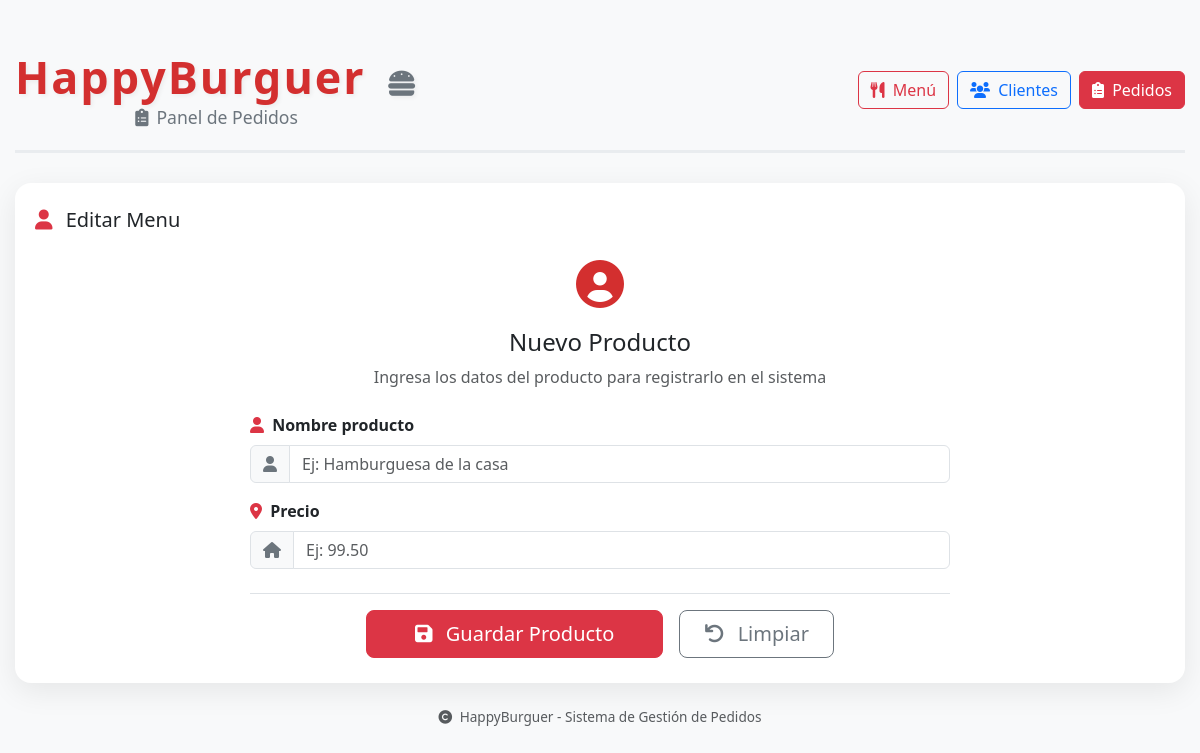
The app's page /menu/2, older data.
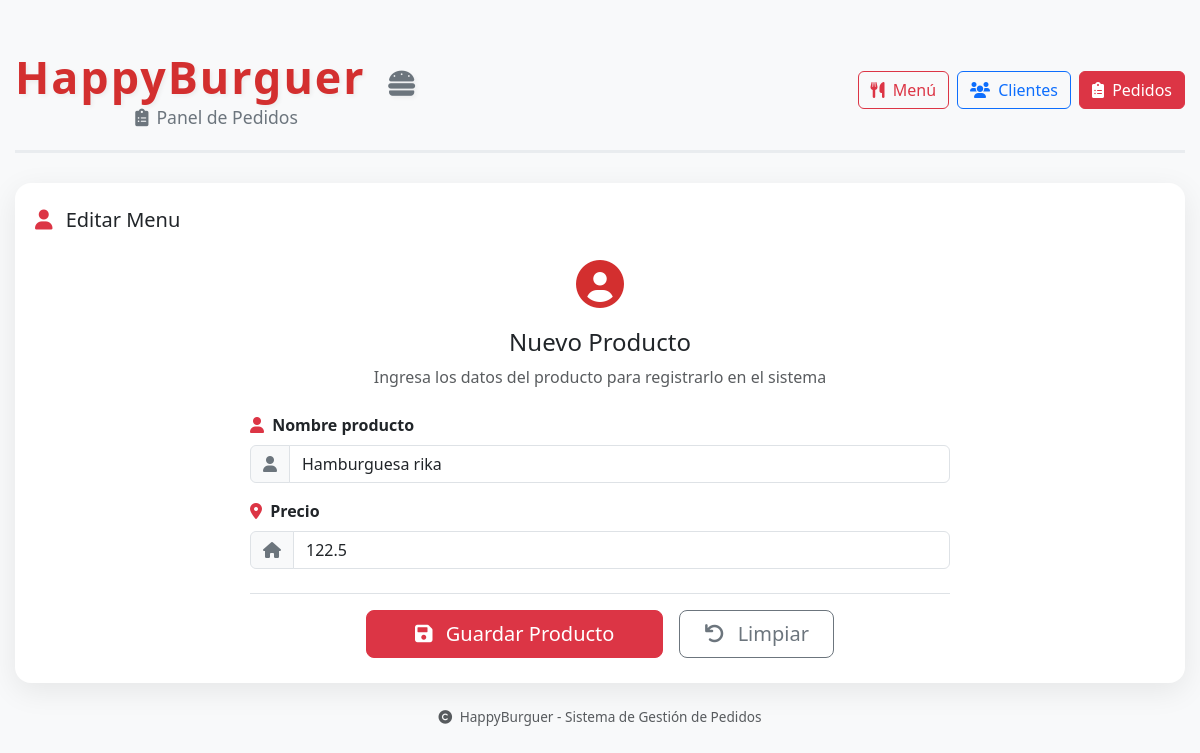
The same page, newer data.
### tables this page shows
CREATE TABLE Menu (
                                clave INTEGER PRIMARY KEY AUTOINCREMENT NOT NULL,
                                nombre varchar(200) Not Null,
                                precio decimal(10,2) Not Null);

### routes/menu.py (the view)
@menu_bp.route("/menu/<int:menu_id>")
def agrega_edita_menu(menu_id):
    api = "menu.crea_menu"
    accion = "Crear"
    menu = {}
    claveMenu = menu_id if menu_id is not None and menu_id >= 0 else 0
    if claveMenu > 0:
        api = "menu.edita_menu"
        accion = "Editar"
        menu = menu_model.obtener_id(menu_id)
    return render_template("menu_add_edit.html", menu=menu, API=api, accion = accion, claveMenu = claveMenu)

### db/db.py (called while the page is built)
    def getConnection(self):
        conn = sqlite3.connect(self.nombreDb)
        conn.execute("PRAGMA foreign_keys = ON")
        return conn

### models/menu.py (called while the page is built)
    def obtener_id(self, claveMenu):
        with self.db.getConnection() as conn:
            return conn.execute("Select * From Menu Where clave = ?", (claveMenu,)).fetchone()

### templates/menu_add_edit.html (shortened to what this page needs)
{% extends 'layout.html' %}
{% block contenido %}
    <div class="menu-card">
        <div class="d-flex justify-content-between align-items-center mb-3 flex-wrap">
            <h5 class="mb-0">
                <i class="fas fa-user me-2 text-danger"></i>
                {{ accion}} Menu
            </h5>
        </div>
        <div class="pedidos-card" style="max-width: 700px; margin: 0 auto;">
            <div class="text-center mb-4">
                <div class="icon-form" style="font-size: 3rem; color: #d32f2f;">
                    <i class="fas fa-user-circle"></i>
                </div>
                <h4 class="mt-2">Nuevo Producto</h4>
                <p class="text-muted">Ingresa los datos del producto para registrarlo en el sistema</p>
            </div>
            {% if condicion %}
                <form id="formMenu" method="POST" action="{{ url_for(API) }}">
            {% else %}
                <form id="formMenu" method="POST" action="{{ url_for(API, menu_id=claveMenu) }}">
            {% endif %}
                <div class="mb-3">
                    <label for="nombre" class="form-label fw-semibold">
                        <i class="fas fa-user me-1 text-danger"></i> Nombre producto
                    </label>
                    <div class="input-group">
                        <span class="input-group-text bg-light">
                            <i class="fas fa-user text-secondary"></i>
                        </span>
                        <input type="text"
                               class="form-control"
                               id="nombre"
                               name="nombre"
                               placeholder="Ej: Hamburguesa de la casa"
                               required
                               value="{{menu[1]}}"
                               autofocus>
                    </div>
                </div>
                <div class="mb-3">
                    <label for="direccion" class="form-label fw-semibold">
                        <i class="fas fa-map-marker-alt me-1 text-danger"></i> Precio
                    </label>
                    <div class="input-group">
                        <span class="input-group-text bg-light">
                            <i class="fas fa-home text-secondary"></i>
                        </span>
                        <input type="number"
                               step="any"
                               inputmode="decimal"
                               class="form-control"
                               id="precio"
                               name="precio"
                               placeholder="Ej: 99.50"
                               value="{{menu[2]}}"
                               required>
                    </div>
                </div>
                <div class="d-flex gap-3 mt-4 pt-3 border-top flex-wrap justify-content-center">
                    <button type="submit" class="btn btn-danger btn-lg px-5" id="btnEnviar">
                        <i class="fas fa-save me-2"></i> Guardar Producto
                    </button>
                    <button type="reset" class="btn btn-outline-secondary btn-lg px-4">
                        <i class="fas fa-undo me-2"></i> Limpiar
                    </button>
                </div>
            </form>
        </div>
    </div>
{% endblock %}

Row changes from the older to the newer data that the page shows:
added Menu: nombre "Hamburguesa rika", precio "122.5"
